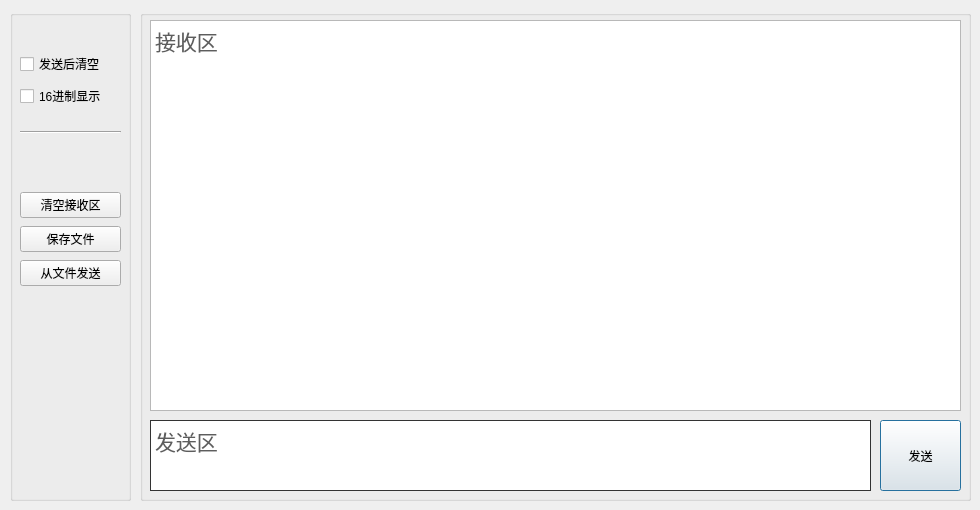
     <widget class="QWidget" name="tabWidgetPage2">
      <attribute name="title">
       <string>串口助手</string>
      </attribute>
      <widget class="QGroupBox" name="groupBox_4">
       <property name="geometry">
        <rect>
         <x>10</x>
         <y>10</y>
         <width>121</width>
         <height>491</height>
        </rect>
       </property>
       <property name="font">
        <font>
         <family>Segoe UI</family>
        </font>
       </property>
       <property name="title">
        <string/>
       </property>
       <property name="checkable">
        <bool>false</bool>
       </property>
       <widget class="Line" name="line">
        <property name="geometry">
         <rect>
          <x>10</x>
          <y>120</y>
          <width>101</width>
          <height>5</height>
         </rect>
        </property>
        <property name="orientation">
         <enum>Qt::Horizontal</enum>
        </property>
       </widget>
       <widget class="QWidget" name="layoutWidget">
        <property name="geometry">
         <rect>
          <x>10</x>
          <y>180</y>
          <width>101</width>
          <height>101</height>
         </rect>
        </property>
        <layout class="QVBoxLayout" name="verticalLayout">
         <item>
          <widget class="QPushButton" name="CleanButton">
           <property name="text">
            <string>清空接收区</string>
           </property>
          </widget>
         </item>
         <item>
          <widget class="QPushButton" name="SaveFileButton">
           <property name="text">
            <string>保存文件</string>
           </property>
          </widget>
         </item>
         <item>
          <widget class="QPushButton" name="SendFileButton">
           <property name="text">
            <string>从文件发送</string>
           </property>
          </widget>
         </item>
        </layout>
       </widget>
       <widget class="QWidget" name="layoutWidget">
        <property name="geometry">
         <rect>
          <x>10</x>
          <y>40</y>
          <width>109</width>
          <height>62</height>
         </rect>
        </property>
        <layout class="QVBoxLayout" name="verticalLayout_3">
         <item>
          <widget class="QCheckBox" name="SendCleanBox">
           <property name="acceptDrops">
            <bool>false</bool>
           </property>
           <property name="text">
            <string>发送后清空</string>
           </property>
          </widget>
         </item>
         <item>
          <widget class="QCheckBox" name="HEXCheckBox">
           <property name="text">
            <string>16进制显示</string>
           </property>
          </widget>
         </item>
        </layout>
       </widget>
      </widget>
      <widget class="QGroupBox" name="groupBox_6">
       <property name="geometry">
        <rect>
         <x>140</x>
         <y>10</y>
         <width>831</width>
         <height>491</height>
        </rect>
       </property>
       <property name="title">
        <string/>
       </property>
       <widget class="QTextEdit" name="ReceiveArea">
        <property name="geometry">
         <rect>
          <x>10</x>
          <y>10</y>
          <width>811</width>
          <height>391</height>
         </rect>
        </property>
        <property name="font">
         <font>
          <pointsize>20</pointsize>
         </font>
        </property>
        <property name="html">
         <string>&lt;!DOCTYPE HTML PUBLIC &quot;-//W3C//DTD HTML 4.0//EN&quot; &quot;http://www.w3.org/TR/REC-html40/strict.dtd&quot;&gt;
&lt;html&gt;&lt;head&gt;&lt;meta name=&quot;qrichtext&quot; content=&quot;1&quot; /&gt;&lt;style type=&quot;text/css&quot;&gt;
p, li { white-space: pre-wrap; }
&lt;/style&gt;&lt;/head&gt;&lt;body style=&quot; font-family:'微软雅黑 Light'; font-size:20pt; font-weight:400; font-style:normal;&quot;&gt;
&lt;p style=&quot; margin-top:0px; margin-bottom:0px; margin-left:0px; margin-right:0px; -qt-block-indent:0; text-indent:0px;&quot;&gt;&lt;span style=&quot; font-size:16pt; color:#5d5d5d;&quot;&gt;接收区&lt;/span&gt;&lt;/p&gt;
&lt;p style=&quot;-qt-paragraph-type:empty; margin-top:0px; margin-bottom:0px; margin-left:0px; margin-right:0px; -qt-block-indent:0; text-indent:0px; font-size:16pt;&quot;&gt;&lt;br /&gt;&lt;/p&gt;&lt;/body&gt;&lt;/html&gt;</string>
        </property>
       </widget>
       <widget class="QTextEdit" name="SendArea">
        <property name="geometry">
         <rect>
          <x>10</x>
          <y>410</y>
          <width>721</width>
          <height>71</height>
         </rect>
        </property>
        <property name="font">
         <font>
          <pointsize>16</pointsize>
         </font>
        </property>
        <property name="styleSheet">
         <string notr="true">/* === Shared === */
QStackedWidget, QLabel, QPushButton, QRadioButton, QCheckBox, 
QGroupBox, QStatusBar, QToolButton, QComboBox, QDialog {
    background-color: #222222;
    color: #BBBBBB;
    font-family: &quot;Segoe UI&quot;;
}

/* === QWidget === */
QWidget:window {
    background: #222222;
    color: #BBBBBB;
    font-family: &quot;Segoe UI&quot;;
}

/* === QToolTip === */
QToolTip {
    background-color: #000000;
    border: 2px solid #333333;
    color: yellow;
}

/* === QPushButton === */
QPushButton {
    border: 1px solid #333333;
    padding: 4px;
    min-width: 65px;
    min-height: 12px;
}

QPushButton:hover {
    background-color: #333333;
    border-color: #444444;
}

QPushButton:pressed {
    background-color: #111111;
    border-color: #333333;
    color: yellow;
}

QPushButton:disabled {
    color: #333333;
}

/* === Checkable items === */
QCheckBox::indicator, QRadioButton::indicator, QTreeView::indicator {
    width: 16px;
    height: 16px;
    background-color: #111111;
    border: 1px solid #333333;
}

QRadioButton::indicator {
    border-radius: 8px;
}

QCheckBox::indicator::checked, QRadioButton::indicator::checked, QTreeView::indicator::checked {
    background-color: qradialgradient(cx:0.5, cy:0.5, fx:0.25, fy:0.15, radius:0.3, stop:0 #BBBBBB, stop:1 #111111);
}

QCheckBox::indicator:disabled, QRadioButton::indicator:disabled, QTreeView::indicator:disabled {
    background-color: #444444;
}

QCheckBox::indicator::checked:disabled, QRadioButton::indicator::checked:disabled, QTreeView::indicator::checked:disabled {
    background-color: qradialgradient(cx:0.5, cy:0.5, fx:0.25, fy:0.15, radius:0.3, stop:0 #BBBBBB, stop:1 #444444);
}

/* === QComboBox === */
QComboBox {
    background-color: black;
    border: 1px solid #333333;
    color: white;
    padding:1px 2em 1px 3px;
}

QComboBox::drop-down {
    subcontrol-origin: padding;
    subcontrol-position: top right;
    border-left: 1px solid #333333;
}

QComboBox::down-arrow {
    border: 2px solid #333333;
    width: 6px;
    height: 6px;
    background: #5f5f5f;
}

/* === QGroupBox === */
QGroupBox {
    border: 2px solid #333333;
    margin-top: 2ex;
}

QGroupBox::title {
    color: yellow;
    subcontrol-origin: margin;
    subcontrol-position: top left;
    margin-left: 5px;
}

/* === QTabWidget === */
QTabWidget::pane {
    background: #222222;
    border: 2px solid #333333;
}

/* === QTabBar === */
QTabBar::tab {
    background: transparent;
    border: 1px solid #333333;
    border-bottom: none;
    color: #BBBBBB;
    padding-left: 5px;
    padding-right: 10px;
    padding-top: 3px;
    padding-bottom: 3px;
}

QTabBar::tab:hover {
    background-color: #333333;
    border: 1px solid #444444;
    border-bottom: none;
}

QTabBar::tab:selected {
    background-color: #111111;
    border: 1px solid #333333;
    border-top: 1px solid yellow;
    border-bottom: none;
    color: yellow
}

/* === QToolBar === */
QToolBar {
    background-color: #222222;
    border: none;
    padding: 1px;
}

QToolBar:handle {
    background: #222222;
    border-left: 1px dotted yellow;
    color: #BBBBBB;
}

QToolBar::separator {
    width: 6px;
    background-color: #222222;
}

/* === QToolButton === */
QToolButton {
    border: 1px solid #333333;
    margin: 1px;
}

QToolButton:hover {
    background-color: #333333;
    border: 1px solid #444444;
}

QToolButton[popupMode=&quot;1&quot;] { /* only for MenuButtonPopup */
    padding-right: 20px; /* make way for the popup button */
}

QToolButton::menu-button {
    border-left: 1px solid #333333;
    background: transparent;
    width: 16px;
}

QToolButton::menu-button:hover {
    border-left: 1px solid #444444;
    background: transparent;
    width: 16px;
}

QToolButton:checked, QToolButton:pressed {
    background-color: #111111;
    color: yellow;
}

/* === QMenu === */
QMenu {
    background-color: black;
    border: 1px solid gray;
    color: white;
    padding: 1px;
}

QMenu::item {
    padding: 2px 25px 2px 20px;
    border: 1px solid transparent;
}

QMenu::item:disabled {
    color: #666666;
}

QMenu::item:selected {
    border-color: gray;
    background: #222222;
}

QMenu::icon:checked {

}

QMenu::separator {
    height: 1px;
    background: #222222;
    margin-left: 10px;
    margin-right: 10px;
    margin-top: 1px;
    margin-bottom: 1px;
}

QMenu::indicator {
    width: 13px;
    height: 13px;
}

/* === QMenuBar === */
QMenuBar {
    background-color: black;
    color: white;
}

QMenuBar::item {
    background: transparent;
}

QMenuBar::item:disabled {
    color: gray;
}

QMenuBar::item:selected {
    background: #222222;
}

QMenuBar::item:pressed {
    background: #444444;
}
 
/* === QScrollBar:vertical === */
QScrollBar:vertical {
    background: #111111;
    width: 16px;
    margin: 16px 0 16px 0;
}

QScrollBar::handle:vertical {
    background: #555555;
    min-height: 16px;
}

QScrollBar::add-line:vertical {
    background: #444444;
    height: 16px;
    subcontrol-position: bottom;
    subcontrol-origin: margin;
}

QScrollBar::sub-line:vertical {
    background: #444444;
    height: 16px;
    subcontrol-position: top;
    subcontrol-origin: margin;
}

QScrollBar::add-page:vertical, QScrollBar::sub-page:vertical {
    background: none;
}

QScrollBar:up-arrow:vertical, QScrollBar:down-arrow:vertical {
    border: 2px solid #333333;
    width: 6px;
    height: 6px;
    background: #5f5f5f;
}

/* === QScrollBar:horizontal === */
QScrollBar:horizontal {
    background: #111111;
    height: 16px;
    margin: 0 16px 0 16px;
}

QScrollBar::handle:horizontal {
    background: #555555;
    min-width: 16px;
}

QScrollBar::add-line:horizontal {
    background: #444444;
    width: 16px;
    subcontrol-position: right;
    subcontrol-origin: margin;
}

QScrollBar::sub-line:horizontal {
    background: #444444;
    width: 16px;
    subcontrol-position: left;
    subcontrol-origin: margin;
}

QScrollBar::add-page:horizontal, QScrollBar::sub-page:horizontal {
    background: none;
}

QScrollBar:left-arrow:horizontal, QScrollBar:right-arrow:horizontal {
    border: 2px solid #333333;
    width: 6px;
    height: 6px;
    background: #5f5f5f;
}

/* =================== */
QLineEdit, QListView, QTreeView, QTableView, QAbstractSpinBox {
    background-color: black;
    color: #BBBBBB;
    border: 1px solid #333333;
}

QAbstractScrollArea, QLineEdit, QTextEdit, QAbstractSpinBox, QComboBox {
    border-color: #333333;
    border: 1px solid #333333;

}

/* === QHeaderView === */
QHeaderView::section {
    background: #222222;
    border: 0;
    color: #BBBBBB;
    padding: 3px 0 3px 4px;
}

/* === QListView === */
QListView::item:hover {
    background: #333333;
}

QListView::item:selected {
    background: #111111;
    color: yellow;
}

/* === QTableView === */
QTableView::item:hover {
    background: #333333;
}

QTableView::item:hover {
    background: #111111;
    color: yellow;
}

/* === QTreeView === */
QTreeView::item {
    background: black;
}

QTreeView::item:hover {
    background: #333333;
}

QTreeView::item:selected {
    background: #111111;
    color: yellow;
}

QTreeView::branch {

}

QTreeView::branch:has-siblings:adjoins-item {

}

QTreeView::branch:has-siblings:!adjoins-item {

}

QTreeView::branch:closed:has-children:has-siblings {

}

QTreeView::branch:has-children:!has-siblings:closed {

}

QTreeView::branch:!has-children:!has-siblings:adjoins-item {

}

QTreeView::branch:open:has-children:has-siblings {

}

QTreeView::branch:open:has-children:!has-siblings {

}

/* === Customizations === */
QFrame#infoLabel {
    border: 1px inset #333333;
}
2.

.QWidget {
   background-color: beige;
}

QToolBar {
    background-color: beige;
}

QDialog, QFileDialog {
    background-color: beige;
}

QTabWidget::pane { /* The tab widget frame */
    border-top: 2px solid #C2C7CB;
}

QTabWidget::tab-bar {
    left: 5px; /* move to the right by 5px */
}

QTabBar, QTabWidget {
    background-color: beige;
}
QTabBar::tab {
     background: qlineargradient(x1: 0, y1: 0, x2: 0, y2: 1,
                                 stop: 0 #E1E1E1, stop: 0.4 #DDDDDD,
                                 stop: 0.5 #D8D8D8, stop: 1.0 #D3D3D3);
     border: 1px solid darkkhaki;
     border-bottom-color: #C2C7CB; /* same as the pane color */
     border-top-left-radius: 4px;
     border-top-right-radius: 4px;
     min-width: 8ex;
     padding: 2px;
 }
QTabBar::tab:selected, QTabBar::tab:hover {
    background: qlineargradient(x1: 0, y1: 0, x2: 0, y2: 1,
                                stop: 0 #fafafa, stop: 0.4 #f4f4f4,
                                stop: 0.5 #e7e7e7, stop: 1.0 #fafafa);
}

QTabBar::tab:selected {
    border-color: #9B9B9B;
    border-bottom-color: #C2C7CB; /* same as pane color */
}

QTabBar::tab:!selected {
    margin-top: 2px; /* make non-selected tabs look smaller */
}

/* Nice Windows-XP-style password character. */
QLineEdit[echoMode=&quot;2&quot;] {
    lineedit-password-character: 9679;
}

QHeaderView::section {
     background-color: qlineargradient(x1:0, y1:0, x2:0, y2:1,
                                       stop:0 #616161, stop: 0.5 #505050,
                                       stop: 0.6 #434343, stop:1 #656565);
     color: white;
     padding-left: 4px;
     border: 1px solid #6c6c6c;
 }

 QHeaderView::section:checked
 {
     background-color: red;
 }


/* We provide a min-width and min-height for push buttons
   so that they look elegant regardless of the width of the text. */
QPushButton {
    background-color: palegoldenrod;
    border-width: 2px;
    border-color: darkkhaki;
    border-style: solid;
    border-radius: 5;
    padding: 3px;
    min-width: 9ex;
    min-height: 2.5ex;
}

QPushButton:hover {
   background-color: khaki;
}

/* Increase the padding, so the text is shifted when the button is
   pressed. */
QPushButton:pressed {
    padding-left: 5px;
    padding-top: 5px;
    background-color: #d0d67c;
}

QLabel, QAbstractButton {
    font: bold;
}

/* Mark mandatory fields with a brownish color. */
.mandatory {
    color: brown;
}

/* Bold text on status bar looks awful. */
QStatusBar QLabel {
   font: normal;
}

QStatusBar::item {
    border-width: 1;
    border-color: darkkhaki;
    border-style: solid;
    border-radius: 2;
}

QStackedWidget, QComboBox, QLineEdit, QSpinBox, QTextEdit, QListView, QWebView, QTreeView, QHeaderView {
    background-color: cornsilk;
    selection-color: #0a214c; 
    selection-background-color: #C19A6B;
}

QListView {
    show-decoration-selected: 1;
}

QListView::item:hover {
    background-color: wheat;
}

/* We reserve 1 pixel space in padding. When we get the focus,
   we kill the padding and enlarge the border. This makes the items
   glow. */
QLineEdit, QFrame {
    border-width: 1px;
    padding: 1px;
    border-style: solid;
    border-color: darkkhaki;
    border-radius: 5px;
}

/* As mentioned above, eliminate the padding and increase the border. */
QLineEdit:focus, QFrame:focus {
    border-width: 3px;
    padding: 0px;
}

/* A QLabel is a QFrame  */
QLabel {
    border: none;
    padding: 0;
    background: none;
}

/* A QToolTip is a QLabel  */
QToolTip {
    border: 2px solid darkkhaki;
    padding: 5px;
    border-radius: 3px;
    opacity: 200;
}

/* Nice to have the background color change when hovered. */
QRadioButton:hover, QCheckBox:hover {
    background-color: wheat;
}

/* Force the dialog's buttons to follow the Windows guidelines. */
QDialogButtonBox {
    button-layout: 0;
}


3.
/*
    Style by evilworks, 2012-2013. pollux@lavabit.com
    This file is Public Domain.
*/

/* === Shared === */
QStackedWidget, QLabel, QPushButton, QRadioButton, QCheckBox, 
QGroupBox, QStatusBar, QToolButton, QComboBox, QDialog, QTabBar {
    font-family: &quot;Segoe UI&quot;;
    background-color: #888;
    color: #000;
}

/* === QWidget === */
QWidget:window {
    font-family: 'Segoe UI';
    background-color: #888;
}

/* === QPushButton === */
QPushButton {
    border: 1px solid #555;
    padding: 4px;
    min-width: 65px;
    min-height: 12px;
}

QPushButton:hover {
    background-color: #999;
}

QPushButton:pressed {
    background-color: #333;
    border-color: #555;
    color: #AAA;
}

QPushButton:disabled {
    color: #333333;
}

/* === QComboBox === */
QComboBox {
    background-color: #AAA;
    border: 1px solid #555;
    color: black;
}

QComboBox::drop-down {
    subcontrol-origin: padding;
    subcontrol-position: top right;
    border-left: 1px solid #333333;
}

/* === QGroupBox === */
QGroupBox {
    border: 1px solid #555;
    margin-top: 2ex;
}

QGroupBox::title {
    color: black;
    subcontrol-origin: margin;
    subcontrol-position: top left;    
    border: 1px solid #555;
}

/* === QTabBar === */
QTabBar::tab {
    border-bottom: none;
    color: #000;
    padding: 4px;
    background-color: #888;
    border: 1px solid #555;
}

QTabBar::tab:hover {
    background-color: #AAA;
}

QTabBar::tab:selected {
    background-color: #000;
    color: white;
}

/* === QTabWidget === */
QTabWidget::pane {
    background: #888;
    border: 1px solid #555;
}


/* === QToolBar === */
QToolBar {
    background: #949494;
    border: none;
    padding-left: 0px;
    padding-right: 0px;
    margin: 2px;
}

QToolBar::separator {
    width: 1px;
    margin-left: 3px;
    margin-right: 3px;
    background-color: #555;
}

/* === QToolButton === */
QToolButton {
    border: 1px solid #666;
    margin: 1px;
}

QToolButton:hover {
    background-color: #AAA;
}

QToolButton[popupMode=&quot;1&quot;] { /* only for MenuButtonPopup */
    padding-right: 20px; /* make way for the popup button */
}

QToolButton::menu-button {
    border-left: 1px solid #666;
    background: transparent;
    width: 16px;
}

QToolButton::menu-button:hover {
    border-left: 1px solid #666;
    background: transparent;
    width: 16px;
}

QToolButton:checked, QToolButton:pressed {
    background-color: #000;
    border: 1px solid #555;
    color: white;
}

/* === QScrollBar:vertical === */
QScrollBar:vertical {
    width: 16px;
    margin: 16px 0 16px 0;
    background: #333;
}

QScrollBar::handle:vertical {
    background: #888;
    min-height: 16px;
    border-top: 1px solid #666;
    border-bottom: 1px solid #666;
}

QScrollBar::add-line:vertical {
    background: #888;
    height: 16px;
    subcontrol-position: bottom;
    subcontrol-origin: margin;
}

QScrollBar::sub-line:vertical {
    background: #888;
    height: 16px;
    subcontrol-position: top;
    subcontrol-origin: margin;
}

QScrollBar::add-page:vertical, QScrollBar::sub-page:vertical {
    background: none;
}

/* === QScrollBar:horizontal === */
QScrollBar:horizontal {
    height: 16px;
    margin: 0 16px 0 16px;
    background: #333;
}

QScrollBar::handle:horizontal {
    background: #888;
    min-width: 16px;
    border-left: 1px solid #666;
    border-right: 1px solid #666;
}

QScrollBar::add-line:horizontal {
    background: #888;
    width: 16px;
    subcontrol-position: right;
    subcontrol-origin: margin;
}

QScrollBar::sub-line:horizontal {
    background: #888;
    width: 16px;
    subcontrol-position: left;
    subcontrol-origin: margin;
}

QScrollBar::add-page:horizontal, QScrollBar::sub-page:horizontal {
    background: none;
}

/* === QMenu === */
QMenu {
    background-color: black;
    border: 1px solid gray;
    color: white;
    padding: 1px;
}

QMenu::item {
    padding: 2px 25px 2px 20px;
    border: 1px solid transparent;
}

QMenu::item:disabled {
    color: #666666;
}

QMenu::item:selected {
    border-color: gray;
    background: #222222;
}

QMenu::icon:checked {

}

QMenu::separator {
    height: 1px;
    background: #222222;
    margin-left: 10px;
    margin-right: 10px;
    margin-top: 1px;
    margin-bottom: 1px;
}

QMenu::indicator {
    width: 13px;
    height: 13px;
}

/* === QMenuBar === */
QMenuBar {
    background-color: black;
    color: white;
}

QMenuBar::item {
    background: transparent;
}

QMenuBar::item:disabled {
    color: gray;
}

QMenuBar::item:selected {
    background: #222222;
}

QMenuBar::item:pressed {
    background: #444444;
}
/* =================== */
QLineEdit, QListView, QTreeView, QTableView, QAbstractSpinBox {
    background-color: #AAA;
    color: #000;
    border: 1px solid #555;
}

QAbstractScrollArea, QLineEdit, QTextEdit, QAbstractSpinBox, QComboBox {
    border: 1px solid #555;
}

/* === QHeaderView === */
QHeaderView::section {
    height: 20px;
}

QHeaderView::section {
    background: #666;
    border: 0;
    color: #000;
    padding-left: 4px;
}

/* === QListView === */
QListView::item:hover {
    background: #AAA;
}

QListView::item:selected {
    background: #333;
    color: #AAA;
}

/* === QTableView === */
QTableView::item:hover {
    background: #333333;
}

QTableView::item:hover {
    background: #111111;
    color: yellow;
}

/* === QTreeView === */
QTreeView::item {
    background: #AAA;
}

QTreeView::item:hover {
    background: #CCC;
}

QTreeView::item:selected {
    background: #333;
    color: #AAA;
}

QTreeView::branch {

}

QTreeView::branch:has-siblings:adjoins-item {

}

QTreeView::branch:has-siblings:!adjoins-item {

}

QTreeView::branch:closed:has-children:has-siblings {

}

QTreeView::branch:has-children:!has-siblings:closed {

}

QTreeView::branch:!has-children:!has-siblings:adjoins-item {

}

QTreeView::branch:open:has-children:has-siblings {

}

QTreeView::branch:open:has-children:!has-siblings {

}</string>
        </property>
        <property name="html">
         <string>&lt;!DOCTYPE HTML PUBLIC &quot;-//W3C//DTD HTML 4.0//EN&quot; &quot;http://www.w3.org/TR/REC-html40/strict.dtd&quot;&gt;
&lt;html&gt;&lt;head&gt;&lt;meta name=&quot;qrichtext&quot; content=&quot;1&quot; /&gt;&lt;style type=&quot;text/css&quot;&gt;
p, li { white-space: pre-wrap; }
&lt;/style&gt;&lt;/head&gt;&lt;body style=&quot; font-family:'SimSun'; font-size:16pt; font-weight:400; font-style:normal;&quot;&gt;
&lt;p style=&quot; margin-top:0px; margin-bottom:0px; margin-left:0px; margin-right:0px; -qt-block-indent:0; text-indent:0px;&quot;&gt;&lt;span style=&quot; font-family:'微软雅黑 Light'; color:#5d5d5d;&quot;&gt;发送区&lt;/span&gt;&lt;/p&gt;&lt;/body&gt;&lt;/html&gt;</string>
        </property>
       </widget>
       <widget class="QPushButton" name="SendButton">
        <property name="geometry">
         <rect>
          <x>740</x>
          <y>410</y>
          <width>81</width>
          <height>71</height>
         </rect>
        </property>
        <property name="text">
         <string>发送</string>
        </property>
        <property name="default">
         <bool>true</bool>
        </property>
       </widget>
      </widget>
     </widget>
